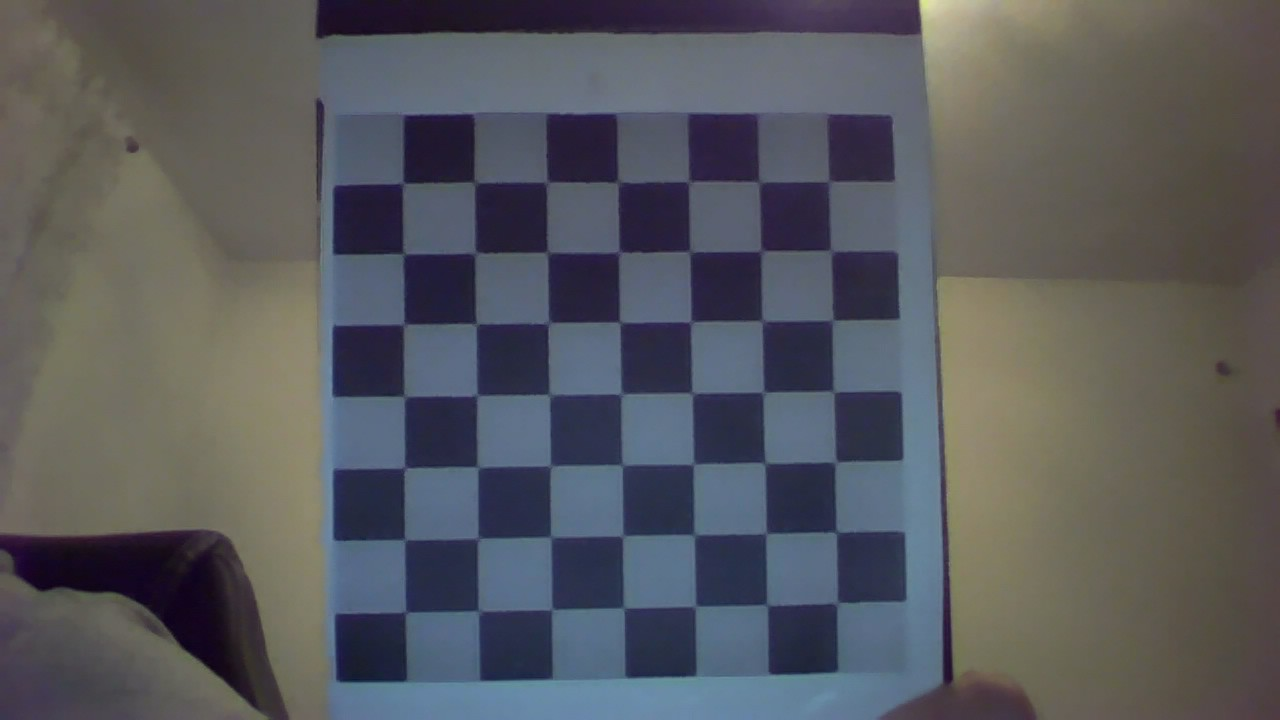
#> input picture Slike2/WIN_20260911_16_22_07_Pro.jpg, 1280 x 720 px; its folder holds only this picture in this run
$ jupyter execute camera_calibration.ipynb
#> lines starting #> are read from the running program, lines starting #| are printed output that depends on the picture; after the words box and inside, x2 and y2 are one past the last pixel; in counts of white or black regions, pixels touching at a corner belong together; long printed decimals are rounded
[cell 1]
# Ucitavanje biblioteka
import cv2
import numpy as np
import glob
import matplotlib.pyplot as plt

[cell 2]
# Ucitavanje slika i provjera
images = sorted(glob.glob("Slike2/*.jpg"))
print("Broj pronađenih slika:", len(images))

for image in images:
    print(image)

[cell 3]
# Provjera dimenzija slike
img = cv2.imread(images[0])
#> img is the input picture: shape (720, 1280, 3); mean B, G, R 93.5, 89.3, 88
print("Dimenzije slike:", img.shape)
#| Dimenzije slike: (720, 1280, 3)

[cell 4]
# Prikaz slike i promjena iz BGR u RGB
plt.imshow(cv2.cvtColor(img, cv2.COLOR_BGR2RGB))
plt.axis("off")
plt.show()

[cell 5]
# Pretvaranje slike u crno bijelu (Brze performanse)
gray = cv2.cvtColor(img, cv2.COLOR_BGR2GRAY)
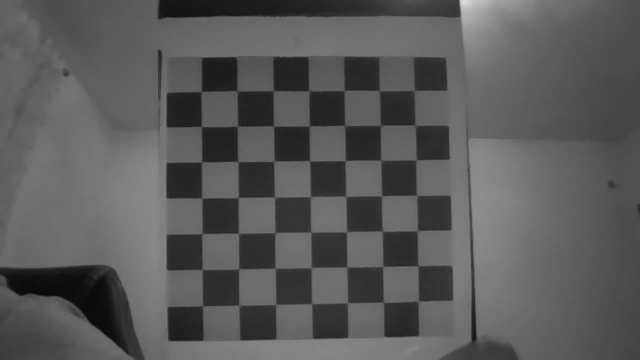
#> gray: shape (720, 1280) (shown at 1/2 size); min 6, max 218, mean 89.4
print(gray.shape)
#| (720, 1280)

[cell 6]
# Prikaz crno bijele slike
plt.imshow(gray, cmap="gray")
plt.axis("off")
plt.show()

[cell 7]
# Pronalazak kutova (broj unutarnjih kutova 7x7)
chessboard_size = (7, 7)

ret, corners = cv2.findChessboardCornersSB(
    gray,
    chessboard_size,
    None
)
#> ret = True; corners = 49 rows, first 8: [402.8, 183.6], [474.8, 182.5], [546.9, 182.3], [618.3, 182.6], [688.7, 181.6], [759.2, 182], [828.8, 181.7], [403.1, 254]

print("Šahovnica pronađena:", ret)
#| Šahovnica pronađena: True

if ret:
    print("Broj pronađenih kutova:", len(corners))
#| Broj pronađenih kutova: 49

[cell 8]
img_corners = img.copy()

cv2.drawChessboardCorners(
    img_corners,
    (7, 7),
    corners,
    ret
)
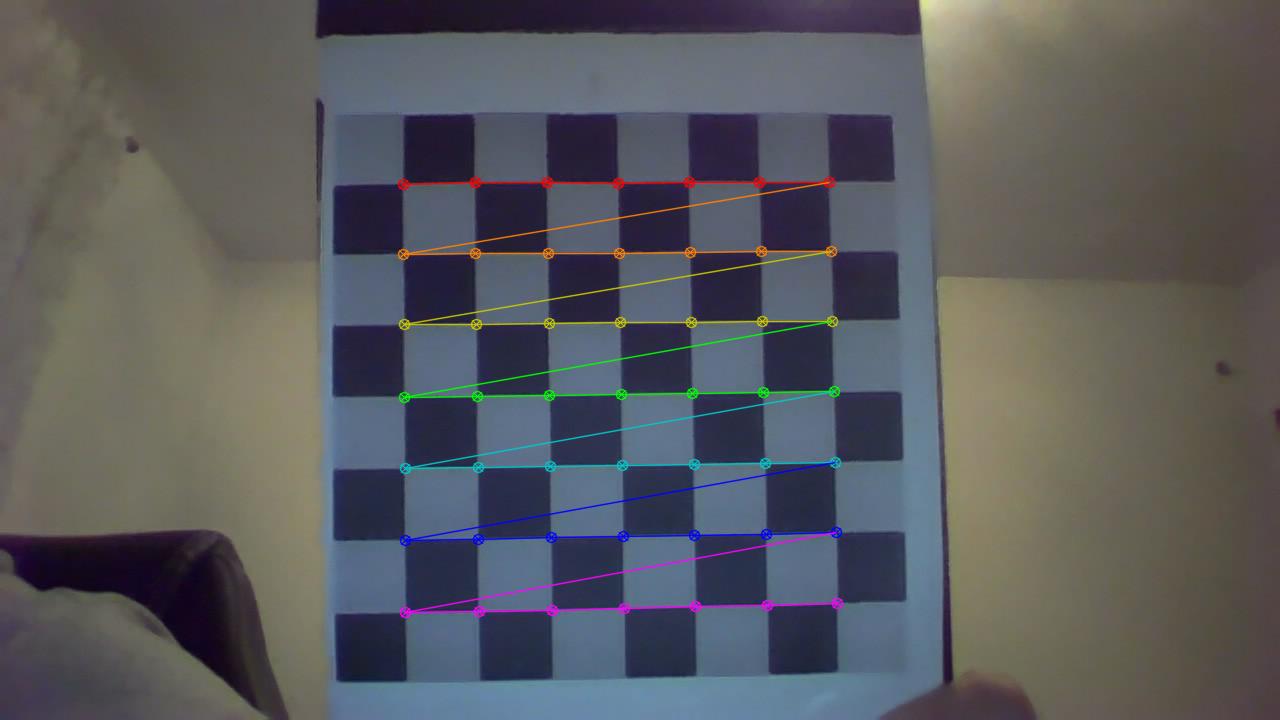
#> img_corners: shape (720, 1280, 3); 2.25% of pixels changed, all inside (x1, y1, x2, y2) = (397, 176, 844, 619)

plt.figure(figsize=(8,6))
plt.imshow(cv2.cvtColor(img_corners, cv2.COLOR_BGR2RGB))
plt.axis("off")
plt.show()

[cell 9]
# Generiranje poznatih 3D koordinata (object points) za svih 49 unutarnjih kutova šahovske ploče.
objp = np.zeros((7 * 7, 3), np.float32)

# Formiranje mreže koordinata 7×7, pri čemu je Z koordinata jednaka 0 za sve točke.
objp[:, :2] = np.mgrid[0:7, 0:7].T.reshape(-1, 2)

print(objp[:10])

[cell 10]
# Obrada svih slika i spremanje uspješno detektiranih kutova
objpoints = []
imgpoints = []

for fname in images:

    img = cv2.imread(fname)
    gray = cv2.cvtColor(img, cv2.COLOR_BGR2GRAY)

    ret, corners = cv2.findChessboardCornersSB(
        gray,
        (7, 7)
    )

    if ret:
        objpoints.append(objp)
        imgpoints.append(corners)

print("Broj uspješnih slika:", len(objpoints))
print("Broj skupova kutova:", len(imgpoints))
#| Broj skupova kutova: 1

[cell 11]
# Izračun intrinzičnih i ekstrinzičnih parametara kamere te koeficijenata distorzije.
ret, camera_matrix, dist_coeffs, rvecs, tvecs = cv2.calibrateCamera(
    objpoints,
    imgpoints,
    gray.shape[::-1],
    None,
    None
)
#> ret = 0.336; camera_matrix = [[1183.7, 0, 606.1], [0, 1172.5, 391.3], [0, 0, 1]]; dist_coeffs = [[-0.0698, 2.98, 0.00152, -0.00774, -36.82]]; rvecs = ([-0.0349, -0.031, -0.0125],); tvecs = ([-2.83, -2.93, 16.51],)

[cell 12]
# Ispis RMS pogreške, matrice kamere i koeficijenata distorzije dobivenih kalibracijom.
print("RMS pogreška:")
print(ret)
#| 0.3357

print("\nMatrica kamere:")
print(camera_matrix)
#| [[1.18368875e+03 0.00000000e+00 6.06076373e+02]
#|  [0.00000000e+00 1.17251407e+03 3.91318285e+02]
#|  [0.00000000e+00 0.00000000e+00 1.00000000e+00]]

print("\nKoeficijenti distorzije:")
print(dist_coeffs)
#| [[-6.97884430e-02  2.97715959e+00  1.51963909e-03 -7.73627873e-03
#|   -3.68187615e+01]]

[cell 13]
# Uklanjanje distorzije sa slike primjenom rezultata kalibracije.
undistorted = cv2.undistort(
    img,
    camera_matrix,
    dist_coeffs
)

[cell 14]
# Prikaz originalne i korigirane slike.
plt.figure(figsize=(12,5))

plt.subplot(1,2,1)
plt.imshow(cv2.cvtColor(img, cv2.COLOR_BGR2RGB))
plt.title("Original")
plt.axis("off")

plt.subplot(1,2,2)
plt.imshow(cv2.cvtColor(undistorted, cv2.COLOR_BGR2RGB))
plt.title("Undistorted")
plt.axis("off")

plt.show()
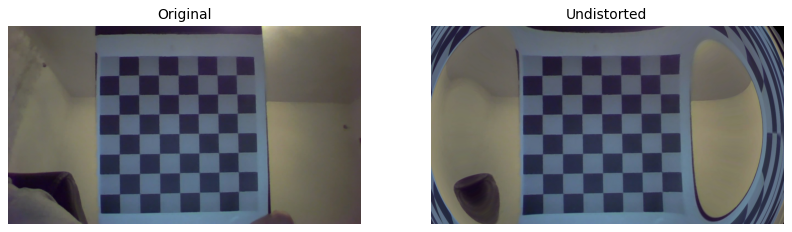
#> figure drawn by matplotlib, 2 panels

[cell 15]
# Vizualizacija razlika između originalne i korigirane slike nakon uklanjanja distorzije
difference = cv2.absdiff(img, undistorted)
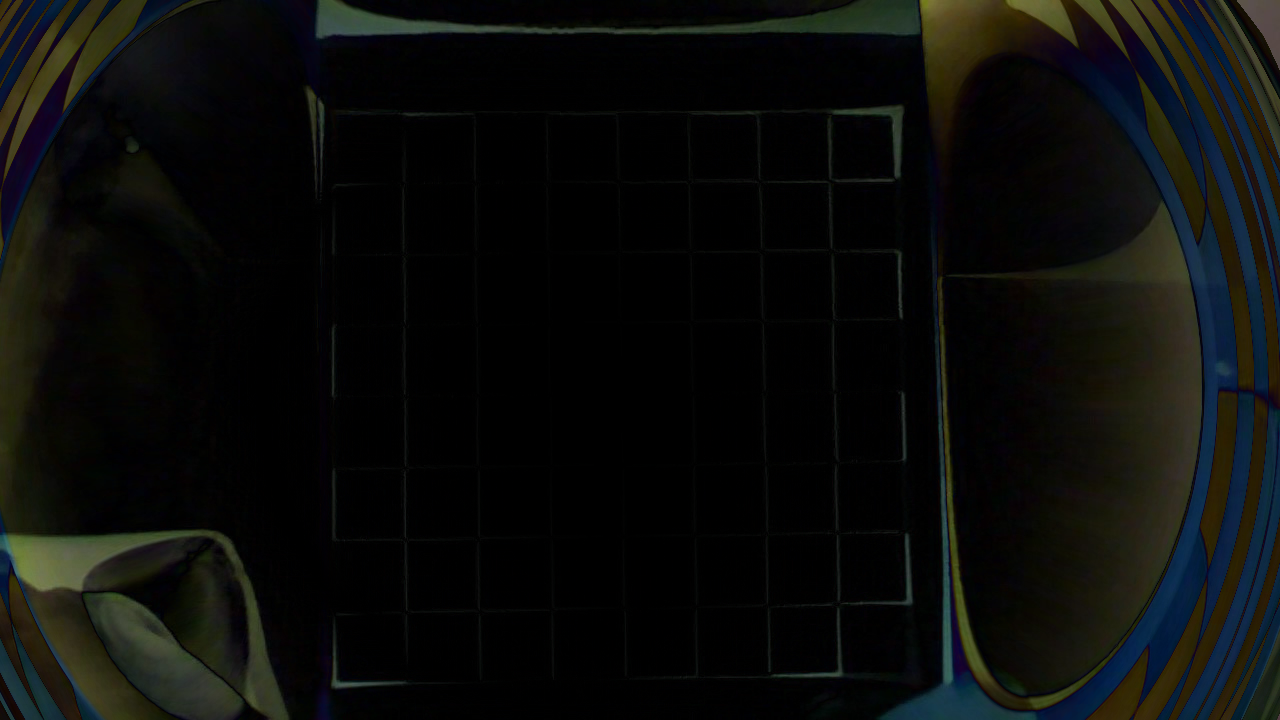
#> difference: shape (720, 1280, 3); mean B, G, R 10.5, 12.3, 11.2

plt.figure(figsize=(8,6))
plt.imshow(cv2.cvtColor(difference, cv2.COLOR_BGR2RGB))
plt.title("Razlika između slika")
plt.axis("off")
plt.show()

[cell 16]
# Izračun prosječne reprojekcijske pogreške
mean_error = 0

for i in range(len(objpoints)):

    imgpoints2, _ = cv2.projectPoints(
        objpoints[i],
        rvecs[i],
        tvecs[i],
        camera_matrix,
        dist_coeffs
    )

    error = cv2.norm(
        imgpoints[i],
        imgpoints2,
        cv2.NORM_L2
    ) / len(imgpoints2)

    mean_error += error
#> this loop made 1 pass
#> (error, mean_error) on pass 1: (0.048, 0.048)
#> after the loop, mean_error = 0.048

print("Prosječna reprojekcijska pogreška:")
print(mean_error / len(objpoints))
#| 0.04795

[cell 17]
# Prikaz ekstrinzičnih parametara
print("rvec:")
print(rvecs[0])
#| [[-0.03488]
#|  [-0.03096]
#|  [-0.01248]]

print("\ntvec:")
print(tvecs[0])
#| [[-2.827]
#|  [-2.930 ]
#|  [16.509]]

$ run again, on Slike2/WIN_20260911_16_22_49_Pro.jpg
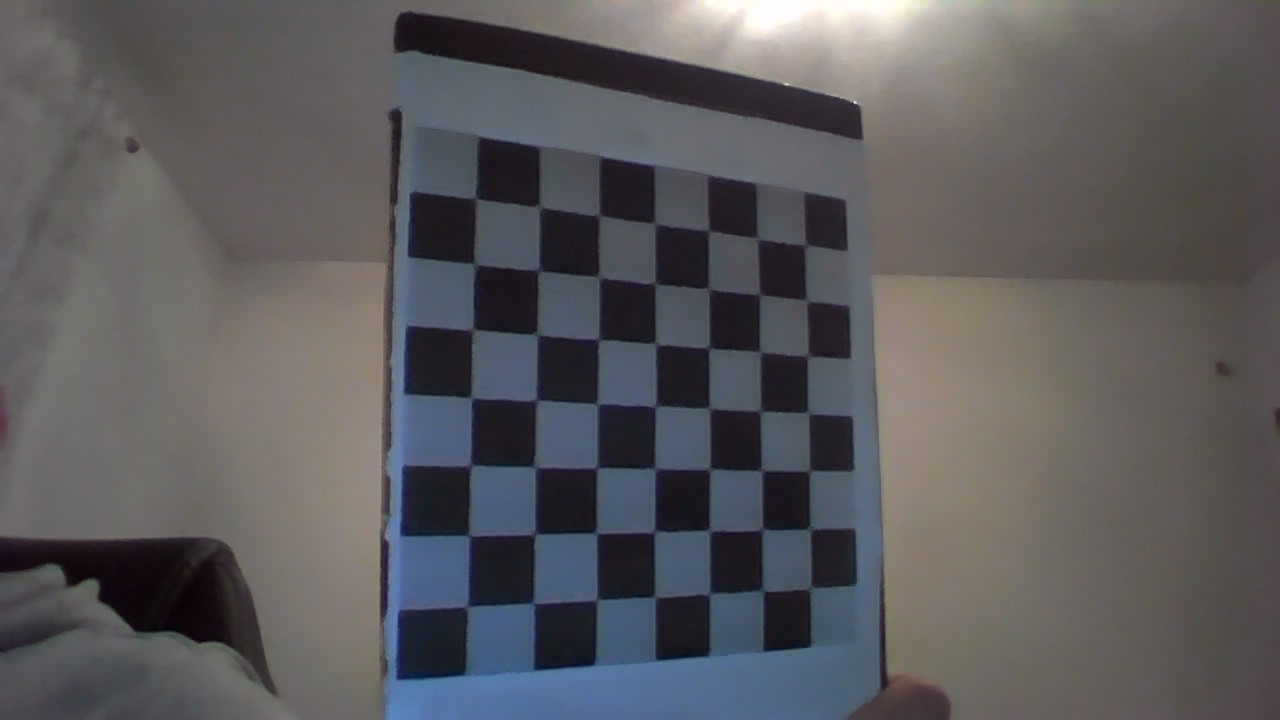
#> input picture Slike2/WIN_20260911_16_22_49_Pro.jpg, 1280 x 720 px
#> img is the input picture: shape (720, 1280, 3); mean B, G, R 92.5, 89.9, 91
#| Dimenzije slike: (720, 1280, 3)
#| (720, 1280)
#> `ret, corners = cv2.findChessboardCornersSB( gray, chessboard_size, Non..`: ret = True; corners = 49 rows, first 8: [475.8, 199.3], [540, 207.6], [599.2, 216.1], [655.1, 224.1], [708.5, 231.2], [757.7, 238.9], [805.2, 245.3], [474.6, 264.4]
#| Šahovnica pronađena: True
#| Broj pronađenih kutova: 49
#> `cv2.drawChessboardCorners( img_corners, (7, 7), corners, ret )`:
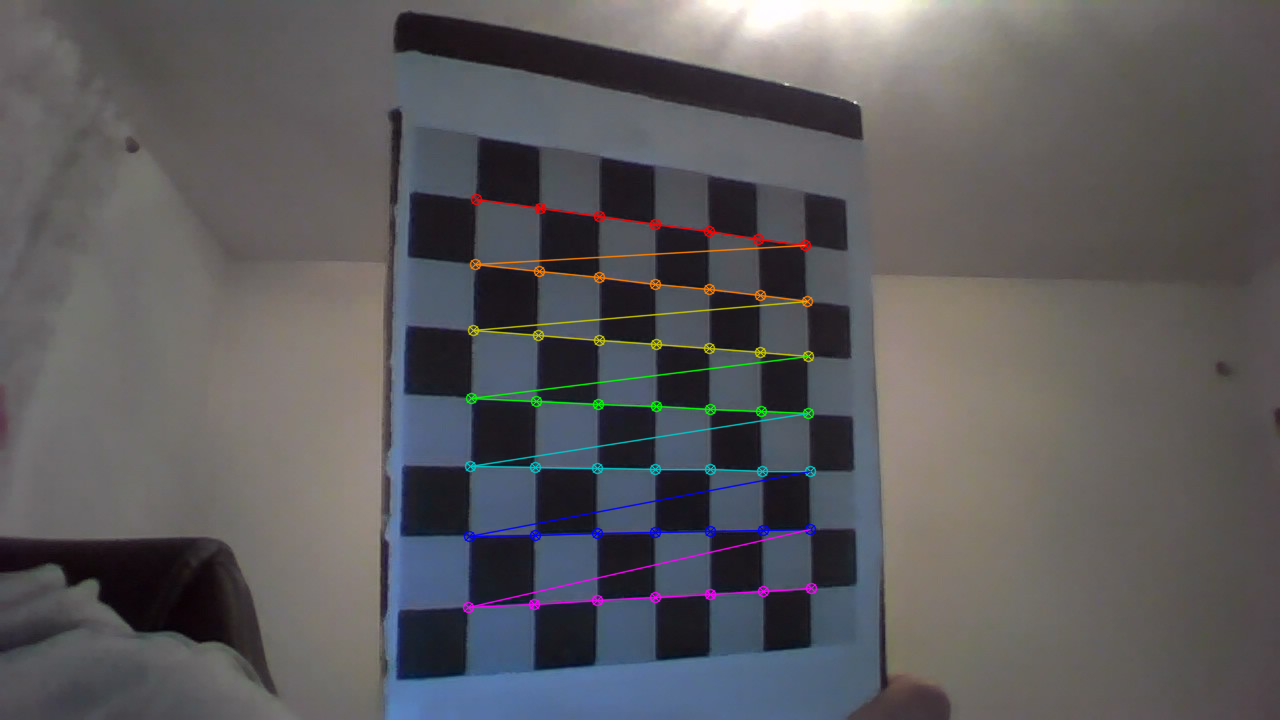
#> img_corners: shape (720, 1280, 3); 1.86% of pixels changed, all inside (x1, y1, x2, y2) = (462, 193, 818, 614)
#| Broj skupova kutova: 1
#> `ret, camera_matrix, dist_coeffs, rvecs, tvecs = cv2.calibrateCamera( o..`: ret = 0.426; camera_matrix = [[1693.1, 0, 550.1], [0, 1364.8, 300.7], [0, 0, 1]]; dist_coeffs = [[-0.817, 16.04, 0.0323, 0.00336, -125.5]]; rvecs = ([-0.118, -0.692, 0.0539],); tvecs = ([-0.903, -1.54, 20.51],)
#| 0.426
#| [[1.69309452e+03 0.00000000e+00 5.50111694e+02]
#|  [0.00000000e+00 1.36478379e+03 3.00718831e+02]
#|  [0.00000000e+00 0.00000000e+00 1.00000000e+00]]
#| [[-8.17316023e-01  1.60374769e+01  3.22563316e-02  3.35646957e-03
#|   -1.25467659e+02]]
#> `difference = cv2.absdiff(img, undistorted)`:
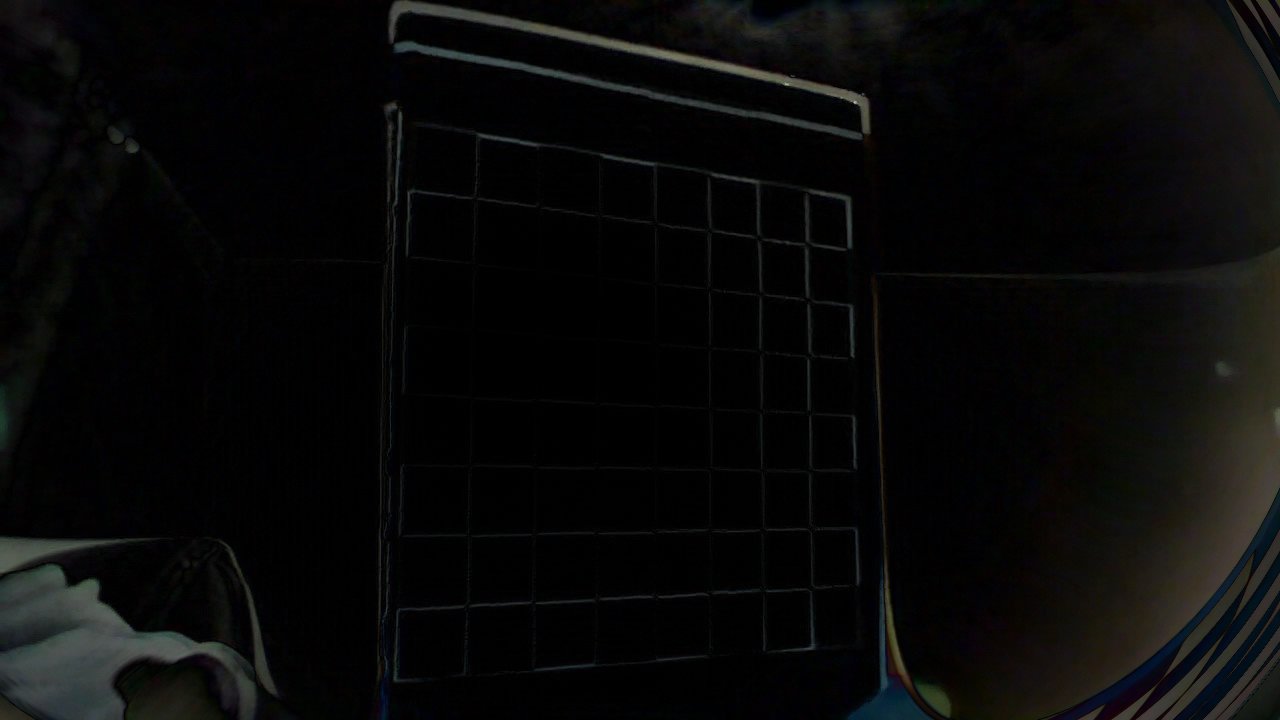
#> difference: shape (720, 1280, 3); mean B, G, R 8.3, 8.7, 8.6
#> the loop `for i in range(len(objpoints)): ` made 1 pass
#> (error, mean_error) on pass 1: (0.0609, 0.0609)
#> after the loop `for i in range(len(objpoints)):`: mean_error = 0.0609
#| 0.06085
#| [[-0.1179]
#|  [-0.6918]
#|  [ 0.05387]]
#| [[-0.9028]
#|  [-1.544]
#|  [20.508]]
